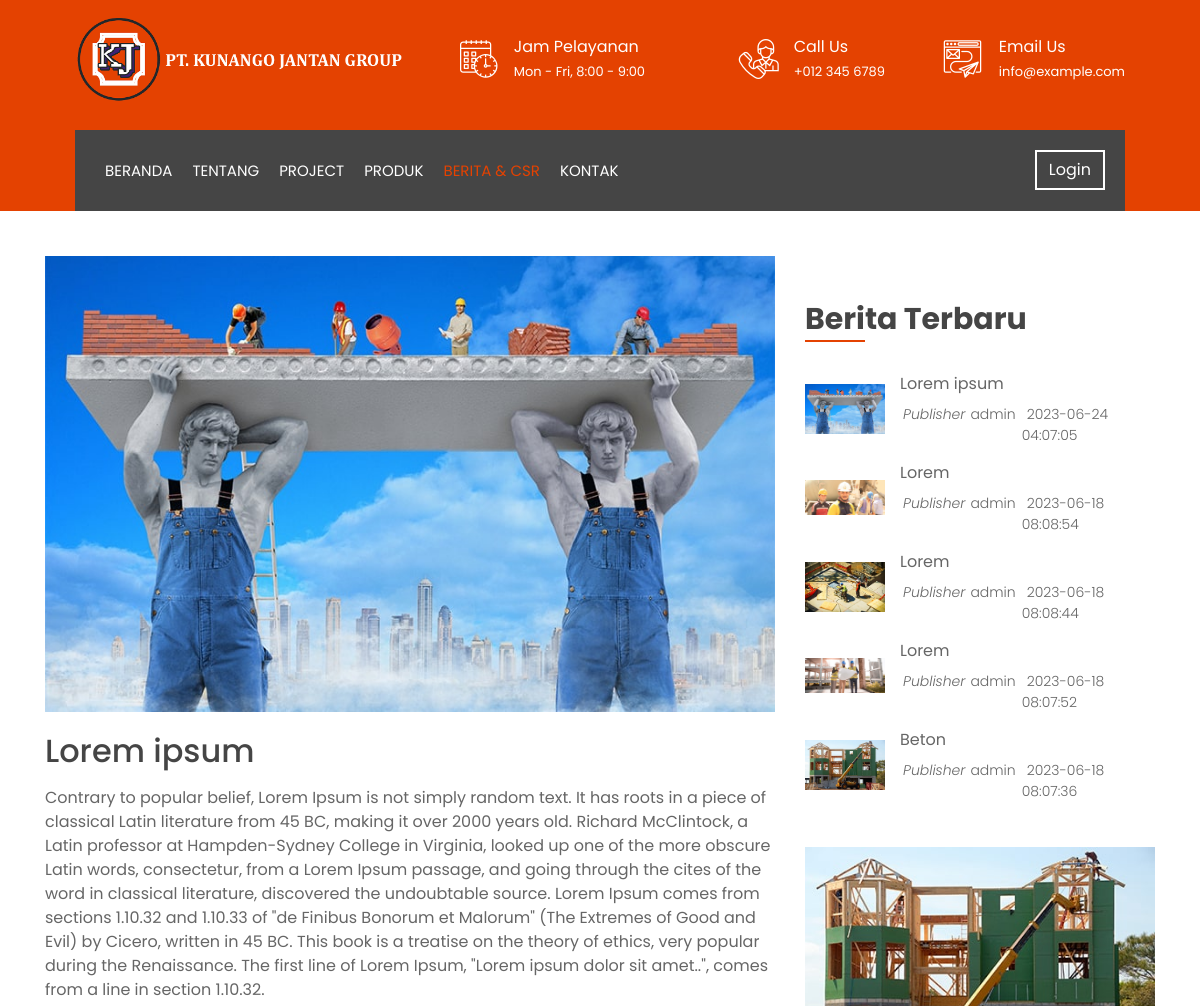
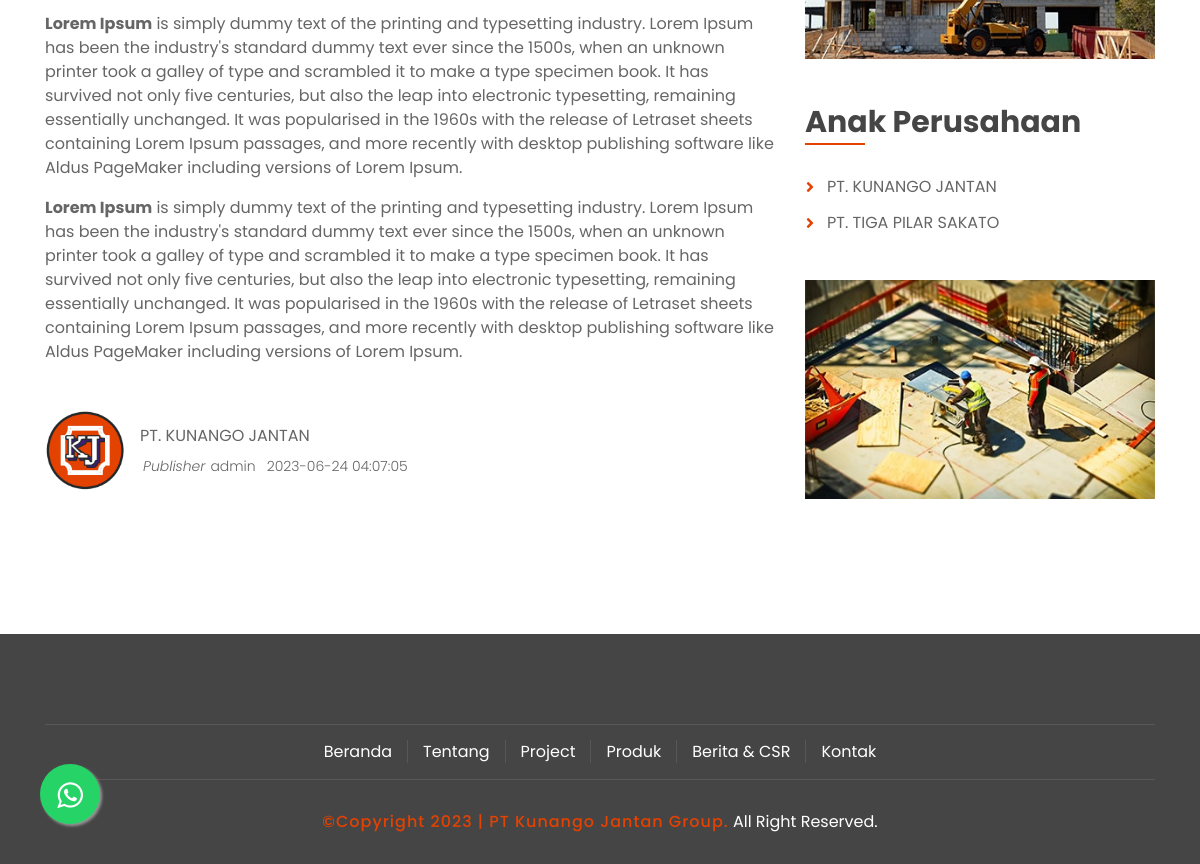
The app's page /h_berita/detail/4 with its own data (2 pictures, top to bottom).
### tables this page shows
CREATE TABLE `berita` (
  `id_berita` int(11) NOT NULL,
  `judul_berita` varchar(255) DEFAULT NULL,
  `isi_berita` text DEFAULT NULL,
  `foto` text DEFAULT NULL,
  `user` varchar(255) DEFAULT NULL,
  `jenis` varchar(255) DEFAULT NULL,
  `perusahaan` varchar(255) DEFAULT NULL,
  `created_at` timestamp NULL DEFAULT current_timestamp() ON UPDATE current_timestamp(),
  `updated_at` timestamp NULL DEFAULT current_timestamp() ON UPDATE current_timestamp()
);

CREATE TABLE `kategori` (
  `id_kategori` int(11) NOT NULL,
  `nama_kategori` varchar(255) DEFAULT NULL,
  `jenis_kategori` varchar(255) DEFAULT NULL,
  `keterangan` text DEFAULT NULL,
  `foto` text DEFAULT NULL,
  `created_at` timestamp NULL DEFAULT current_timestamp() ON UPDATE current_timestamp(),
  `updated_at` timestamp NULL DEFAULT current_timestamp() ON UPDATE current_timestamp()
);

### application/controllers/H_berita.php (called while the page is built, shortened)
<?php
class H_berita extends CI_Controller {
	public function __construct()
	{
		$this->load->model('berita_model');
	}
	public function detail($id = NULL)
	{
		$id = $this->uri->segment(3);
        $where = "id_berita = $id";
        $data['berita'] = $this->berita_model->get_data($where);
		$data['kategori1'] = $this->berita_model->get_kategori();
		$data['terbaru'] = $this->berita_model->get_terbaru();
		$data['content'] = 'home/detail/kaje2';
        $this->load->view('home/index', $data);
	}
}

### index.php (called while the page is built, shortened)
<?php
require_once BASEPATH.'core/CodeIgniter.php';

### application/models/Berita_model.php (called while the page is built, shortened)
<?php
class Berita_model extends CI_Model
{
	private static $_table = 'berita';
	public function get_data($where)
	{
		return $this->db->where($where)->get(self::$_table)->row_array();
	}
	public function get_terbaru()
    {
		return $this->db->order_by('created_at','DESC')->limit(5)->get(self::$_table)->result_array();
    }
	public function get_kategori()
	{
		return $this->db->get('kategori')->result_array();
	}
}

### application/views/home/detail/kaje2.php (the view, shortened to what this page needs)
<div class="single">
    <div class="container">
        <div class="row">
            <div class="col-lg-8">
                <div class="single-content wow fadeInUp">
                    <img src="<?= site_url() ?>assets/assets_home/img/<?= $berita['foto']?>" />
                    <h2><?= $berita['judul_berita']?></h2>
                    <p>
                    <?= $berita['isi_berita']?>
                    </p>
                </div>
                <div class="post-item">
                                <div class="post-img">
                                    <img src="<?= site_url() ?>assets/assets_home/img/logo.png" />
                                </div>
                                <div class="post-text">
                                    <a><?= $berita['perusahaan']; ?></a>
                                    <div class="post-meta">
                                        <p>Publisher<a><?= $berita['user']; ?></a></p>
                                        <p><a><?= $berita['created_at']; ?></a></p>
                                    </div>
                                </div>
                            </div>
            </div>
            <div class="col-lg-4">
                <div class="sidebar">
                    <div class="sidebar-widget wow fadeInUp">
                        <h2 class="widget-title">Berita Terbaru</h2>
                        <div class="recent-post">
                        <?php foreach ($terbaru as $row) { ?>
                            <div class="post-item">
                                <div class="post-img">
                                    <img src="<?= site_url() ?>assets/assets_home/img/<?= $row['foto']?>" />
                                </div>
                                <div class="post-text">
                                    <a href="<?= site_url('h_berita/detail/')?><?= $row['id_berita']; ?>"><?= $row['judul_berita']?></a>
                                    <div class="post-meta">
                                    <p>Publisher<a><?= $row['user']; ?></a></p>
                                    <p><a><?= $row['created_at']; ?></a></p>
                                    </div>
                                </div>
                            </div>
                            <?php } ?>
                        </div>
                    </div>
                    <div class="sidebar-widget wow fadeInUp">
                        <div class="image-widget">
                            <a href="#"><img src="<?= site_url() ?>assets/assets_home/img/blog-1.jpg" alt="Image"></a>
                        </div>
                    </div>
                    <div class="sidebar-widget wow fadeInUp">
                        <h2 class="widget-title">Anak Perusahaan</h2>
                        <div class="category-widget">
                            <ul>
                            <?php foreach ($kategori1 as $row) { ?>
                                <li><a href="<?= site_url('h_produk/detail/')?><?= $row['id_kategori']; ?>"><?= $row['nama_kategori']; ?></a><span></span></li>
                                <?php } ?>
                            </ul>
                        </div>
                    </div>
                    <div class="sidebar-widget wow fadeInUp">
                        <div class="image-widget">
                            <a href="#"><img src="<?= site_url() ?>assets/assets_home/img/blog-3.jpg" alt="Image"></a>
                        </div>
                    </div>
                </div>
            </div>
        </div>
    </div>
</div>

### assets/assets_home/css/style.css (style rules this page uses)
body { color: #666666; background: #dddddd; font-family: 'Poppins', sans-serif; font-weight: 400; }
h1, h2, h3, h4, h5, h6 { color: #454545; }
a { color: #666666; transition: .3s; }
.single { position: relative; padding: 45px 0; }
.single .single-content { position: relative; margin-bottom: 30px; overflow: hidden; }
.single .single-content img { margin-bottom: 20px; width: 100%; }
.single .post-item { display: flex; align-items: center; margin-bottom: 15px; }
.single .post-item .post-img { width: 100%; max-width: 80px; }
.single .post-item .post-img img { width: 100%; }
.single .post-item .post-text { padding-left: 15px; }
.single .post-item .post-text a { font-size: 16px; font-weight: 400; }
.single .post-item .post-meta { display: flex; margin-top: 8px; }
.single .post-item .post-meta p { display: inline-block; margin: 0; padding: 0 3px; font-size: 14px; font-weight: 300; font-style: italic; }
.single .post-item .post-meta p a { margin-left: 5px; font-size: 14px; font-weight: 300; font-style: normal; }
.sidebar { position: relative; width: 100%; }
.sidebar .sidebar-widget { position: relative; margin-bottom: 45px; }
.sidebar .sidebar-widget .widget-title { position: relative; margin-bottom: 30px; padding-bottom: 5px; font-size: 30px; font-weight: 700; }
.sidebar .sidebar-widget .widget-title::after { position: absolute; content: ""; width: 60px; height: 2px; bottom: 0; left: 0; background: #e44201; }
.sidebar .sidebar-widget .recent-post { position: relative; }
.sidebar .sidebar-widget .category-widget { position: relative; }
.sidebar .category-widget ul { margin: 0; padding: 0; list-style: none; }
.sidebar .category-widget ul li { margin: 0 0 12px 22px; }
.sidebar .category-widget ul li:last-child { margin-bottom: 0; }
.sidebar .category-widget ul li a { display: inline-block; line-height: 23px; }
.sidebar .category-widget ul li::before { position: absolute; content: '\f105'; font-family: 'Font Awesome 5 Free'; font-weight: 900; color: #e44201; left: 1px; }
.sidebar .image-widget { display: block; width: 100%; overflow: hidden; }
.sidebar .image-widget img { max-width: 100%; transition: .3s; }

### records on screen
berita: foto (picture), judul_berita "Lorem ipsum", isi_berita "Contrary to popular belief, Lorem Ipsum is not simply random text. It has roots in a piece of classical Latin literature from 45 BC, making it over 2000 years old. Richard McClintock, a Latin professor at Hampden-Sydney College in Virginia, looked up one of the more obscure Latin words, consectetur, from a Lorem Ipsum passage, and going through the cites of the word in classical literature, discovered the undoubtable source. Lorem Ipsum comes from sections 1.10.32 and 1.10.33 of \"de Finibus Bonorum et Malorum\" (The Extremes of Good and Evil) by Cicero, written in 45 BC. This book is a treatise on the theory of ethics, very popular during the Renaissance. The first line of Lorem Ipsum,…", perusahaan "PT. KUNANGO JANTAN", user "admin", created_at "2023-06-24 04:07:05"
berita: foto (picture), judul_berita "Lorem", user "admin", created_at "2023-06-18 08:08:54"
berita: foto (picture), judul_berita "Lorem", user "admin", created_at "2023-06-18 08:08:44"
berita: foto (picture), judul_berita "Lorem", user "admin", created_at "2023-06-18 08:07:52"
berita: foto (picture), judul_berita "Beton", user "admin", created_at "2023-06-18 08:07:36"
kategori: nama_kategori "PT. KUNANGO JANTAN"
kategori: nama_kategori "PT. TIGA PILAR SAKATO"
